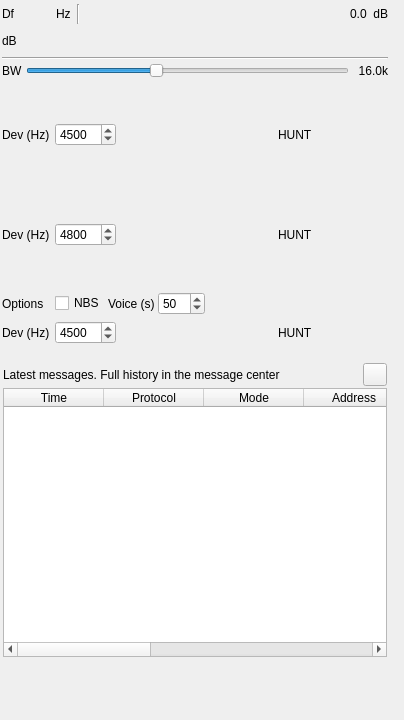
<?xml version="1.0" encoding="UTF-8"?>
<ui version="4.0">
 <class>RadioPagingDemodGUI</class>
 <widget class="RollupContents" name="RadioPagingDemodGUI">
  <property name="geometry">
   <rect>
    <x>0</x>
    <y>0</y>
    <width>404</width>
    <height>720</height>
   </rect>
  </property>
  <property name="sizePolicy">
   <sizepolicy hsizetype="Expanding" vsizetype="Expanding">
    <horstretch>0</horstretch>
    <verstretch>0</verstretch>
   </sizepolicy>
  </property>
  <property name="minimumSize">
   <size>
    <width>352</width>
    <height>0</height>
   </size>
  </property>
  <property name="font">
   <font>
    <family>Liberation Sans</family>
    <pointsize>9</pointsize>
   </font>
  </property>
  <property name="focusPolicy">
   <enum>Qt::FocusPolicy::StrongFocus</enum>
  </property>
  <property name="windowTitle">
   <string>Radio Paging Demodulator</string>
  </property>
  <widget class="QWidget" name="settingsContainer" native="true">
   <property name="geometry">
    <rect>
     <x>0</x>
     <y>0</y>
     <width>390</width>
     <height>80</height>
    </rect>
   </property>
   <property name="minimumSize">
    <size>
     <width>350</width>
     <height>0</height>
    </size>
   </property>
   <property name="windowTitle">
    <string>Settings</string>
   </property>
   <layout class="QVBoxLayout" name="verticalLayout">
    <property name="spacing">
     <number>3</number>
    </property>
    <property name="leftMargin">
     <number>2</number>
    </property>
    <property name="topMargin">
     <number>2</number>
    </property>
    <property name="rightMargin">
     <number>2</number>
    </property>
    <property name="bottomMargin">
     <number>2</number>
    </property>
    <item>
     <layout class="QHBoxLayout" name="powLayout">
      <property name="topMargin">
       <number>2</number>
      </property>
      <item>
       <widget class="QLabel" name="deltaFrequencyLabel">
        <property name="minimumSize">
         <size>
          <width>16</width>
          <height>0</height>
         </size>
        </property>
        <property name="text">
         <string>Df</string>
        </property>
       </widget>
      </item>
      <item>
       <widget class="ValueDialZ" name="deltaFrequency" native="true">
        <property name="sizePolicy">
         <sizepolicy hsizetype="Maximum" vsizetype="Maximum">
          <horstretch>0</horstretch>
          <verstretch>0</verstretch>
         </sizepolicy>
        </property>
        <property name="minimumSize">
         <size>
          <width>32</width>
          <height>16</height>
         </size>
        </property>
        <property name="font">
         <font>
          <family>Liberation Mono</family>
          <pointsize>12</pointsize>
         </font>
        </property>
        <property name="cursor">
         <cursorShape>PointingHandCursor</cursorShape>
        </property>
        <property name="focusPolicy">
         <enum>Qt::FocusPolicy::StrongFocus</enum>
        </property>
        <property name="toolTip">
         <string>Demod shift frequency from center in Hz</string>
        </property>
       </widget>
      </item>
      <item>
       <widget class="QLabel" name="deltaUnits">
        <property name="text">
         <string>Hz </string>
        </property>
       </widget>
      </item>
      <item>
       <widget class="Line" name="line">
        <property name="orientation">
         <enum>Qt::Orientation::Vertical</enum>
        </property>
       </widget>
      </item>
      <item>
       <spacer name="horizontalSpacer">
        <property name="orientation">
         <enum>Qt::Orientation::Horizontal</enum>
        </property>
        <property name="sizeHint" stdset="0">
         <size>
          <width>40</width>
          <height>20</height>
         </size>
        </property>
       </spacer>
      </item>
      <item>
       <widget class="QLabel" name="channelPower">
        <property name="toolTip">
         <string>Channel power</string>
        </property>
        <property name="layoutDirection">
         <enum>Qt::LayoutDirection::RightToLeft</enum>
        </property>
        <property name="text">
         <string>0.0</string>
        </property>
       </widget>
      </item>
      <item>
       <widget class="QLabel" name="channelPowerUnits">
        <property name="text">
         <string> dB</string>
        </property>
       </widget>
      </item>
     </layout>
    </item>
    <item>
     <layout class="QHBoxLayout" name="powerLayout">
      <item>
       <widget class="QLabel" name="channelPowerMeterUnits">
        <property name="text">
         <string>dB</string>
        </property>
       </widget>
      </item>
      <item>
       <widget class="LevelMeterSignalDB" name="channelPowerMeter" native="true">
        <property name="sizePolicy">
         <sizepolicy hsizetype="Expanding" vsizetype="MinimumExpanding">
          <horstretch>0</horstretch>
          <verstretch>0</verstretch>
         </sizepolicy>
        </property>
        <property name="minimumSize">
         <size>
          <width>0</width>
          <height>24</height>
         </size>
        </property>
        <property name="font">
         <font>
          <family>Liberation Mono</family>
          <pointsize>8</pointsize>
         </font>
        </property>
        <property name="toolTip">
         <string>Level meter (dB) top trace: average, bottom trace: instantaneous peak, tip: peak hold</string>
        </property>
       </widget>
      </item>
     </layout>
    </item>
    <item>
     <widget class="Line" name="line_2">
      <property name="orientation">
       <enum>Qt::Orientation::Horizontal</enum>
      </property>
     </widget>
    </item>
    <item>
     <layout class="QHBoxLayout" name="bwLayout">
      <item>
       <widget class="QLabel" name="rfBWLabel">
        <property name="text">
         <string>BW</string>
        </property>
       </widget>
      </item>
      <item>
       <widget class="QSlider" name="rfBW">
        <property name="toolTip">
         <string>Channel bandwidth. Each protocol filters further to its own bandwidth</string>
        </property>
        <property name="minimum">
         <number>100</number>
        </property>
        <property name="maximum">
         <number>250</number>
        </property>
        <property name="pageStep">
         <number>1</number>
        </property>
        <property name="value">
         <number>160</number>
        </property>
        <property name="orientation">
         <enum>Qt::Orientation::Horizontal</enum>
        </property>
       </widget>
      </item>
      <item>
       <widget class="QLabel" name="rfBWText">
        <property name="minimumSize">
         <size>
          <width>36</width>
          <height>0</height>
         </size>
        </property>
        <property name="text">
         <string>16.0k</string>
        </property>
        <property name="alignment">
         <set>Qt::AlignmentFlag::AlignRight|Qt::AlignmentFlag::AlignTrailing|Qt::AlignmentFlag::AlignVCenter</set>
        </property>
       </widget>
      </item>
     </layout>
    </item>
   </layout>
  </widget>
  <widget class="QWidget" name="pocsagContainer" native="true">
   <property name="geometry">
    <rect>
     <x>0</x>
     <y>90</y>
     <width>390</width>
     <height>90</height>
    </rect>
   </property>
   <property name="minimumSize">
    <size>
     <width>350</width>
     <height>0</height>
    </size>
   </property>
   <property name="windowTitle">
    <string>POCSAG</string>
   </property>
   <layout class="QVBoxLayout" name="pocsagVerticalLayout">
    <property name="spacing">
     <number>3</number>
    </property>
    <property name="leftMargin">
     <number>2</number>
    </property>
    <property name="topMargin">
     <number>2</number>
    </property>
    <property name="rightMargin">
     <number>2</number>
    </property>
    <property name="bottomMargin">
     <number>2</number>
    </property>
    <item>
     <layout class="QHBoxLayout" name="pocsagDeviationLayout">
      <item>
       <widget class="QLabel" name="pocsagDeviationLabel">
        <property name="minimumSize">
         <size>
          <width>50</width>
          <height>0</height>
         </size>
        </property>
        <property name="text">
         <string>Dev (Hz)</string>
        </property>
       </widget>
      </item>
      <item>
       <widget class="QSpinBox" name="pocsagDeviation">
        <property name="toolTip">
         <string>POCSAG frequency deviation in Hz</string>
        </property>
        <property name="keyboardTracking">
         <bool>false</bool>
        </property>
        <property name="minimum">
         <number>1000</number>
        </property>
        <property name="maximum">
         <number>10000</number>
        </property>
        <property name="singleStep">
         <number>100</number>
        </property>
        <property name="value">
         <number>4500</number>
        </property>
       </widget>
      </item>
      <item>
       <spacer name="pocsagSpacer">
        <property name="orientation">
         <enum>Qt::Orientation::Horizontal</enum>
        </property>
        <property name="sizeHint" stdset="0">
         <size>
          <width>20</width>
          <height>20</height>
         </size>
        </property>
       </spacer>
      </item>
      <item>
       <widget class="QLabel" name="pocsagStatus">
        <property name="minimumSize">
         <size>
          <width>110</width>
          <height>0</height>
         </size>
        </property>
        <property name="toolTip">
         <string>POCSAG streams received (speed, I for inverted) and messages</string>
        </property>
        <property name="text">
         <string>HUNT</string>
        </property>
       </widget>
      </item>
     </layout>
    </item>
   </layout>
  </widget>
  <widget class="QWidget" name="flexContainer" native="true">
   <property name="geometry">
    <rect>
     <x>0</x>
     <y>190</y>
     <width>390</width>
     <height>90</height>
    </rect>
   </property>
   <property name="minimumSize">
    <size>
     <width>350</width>
     <height>0</height>
    </size>
   </property>
   <property name="windowTitle">
    <string>FLEX</string>
   </property>
   <layout class="QVBoxLayout" name="flexVerticalLayout">
    <property name="spacing">
     <number>3</number>
    </property>
    <property name="leftMargin">
     <number>2</number>
    </property>
    <property name="topMargin">
     <number>2</number>
    </property>
    <property name="rightMargin">
     <number>2</number>
    </property>
    <property name="bottomMargin">
     <number>2</number>
    </property>
    <item>
     <layout class="QHBoxLayout" name="flexDeviationLayout">
      <item>
       <widget class="QLabel" name="flexDeviationLabel">
        <property name="minimumSize">
         <size>
          <width>50</width>
          <height>0</height>
         </size>
        </property>
        <property name="text">
         <string>Dev (Hz)</string>
        </property>
       </widget>
      </item>
      <item>
       <widget class="QSpinBox" name="flexDeviation">
        <property name="toolTip">
         <string>FLEX outer symbol frequency deviation in Hz</string>
        </property>
        <property name="keyboardTracking">
         <bool>false</bool>
        </property>
        <property name="minimum">
         <number>1000</number>
        </property>
        <property name="maximum">
         <number>10000</number>
        </property>
        <property name="singleStep">
         <number>100</number>
        </property>
        <property name="value">
         <number>4800</number>
        </property>
       </widget>
      </item>
      <item>
       <spacer name="flexSpacer">
        <property name="orientation">
         <enum>Qt::Orientation::Horizontal</enum>
        </property>
        <property name="sizeHint" stdset="0">
         <size>
          <width>20</width>
          <height>20</height>
         </size>
        </property>
       </spacer>
      </item>
      <item>
       <widget class="QLabel" name="flexStatus">
        <property name="minimumSize">
         <size>
          <width>110</width>
          <height>0</height>
         </size>
        </property>
        <property name="toolTip">
         <string>FLEX stream received (mode, I for inverted) and messages</string>
        </property>
        <property name="text">
         <string>HUNT</string>
        </property>
       </widget>
      </item>
     </layout>
    </item>
   </layout>
  </widget>
  <widget class="QWidget" name="gscContainer" native="true">
   <property name="geometry">
    <rect>
     <x>0</x>
     <y>290</y>
     <width>390</width>
     <height>60</height>
    </rect>
   </property>
   <property name="minimumSize">
    <size>
     <width>350</width>
     <height>0</height>
    </size>
   </property>
   <property name="windowTitle">
    <string>GSC</string>
   </property>
   <layout class="QVBoxLayout" name="gscVerticalLayout">
    <property name="spacing">
     <number>3</number>
    </property>
    <property name="leftMargin">
     <number>2</number>
    </property>
    <property name="topMargin">
     <number>2</number>
    </property>
    <property name="rightMargin">
     <number>2</number>
    </property>
    <property name="bottomMargin">
     <number>2</number>
    </property>
    <item>
     <layout class="QHBoxLayout" name="gscLayout">
      <item>
       <widget class="QLabel" name="gscLabel">
        <property name="minimumSize">
         <size>
          <width>50</width>
          <height>0</height>
         </size>
        </property>
        <property name="text">
         <string>Options</string>
        </property>
       </widget>
      </item>
      <item>
       <widget class="QCheckBox" name="gscNonBatterySaver">
        <property name="toolTip">
         <string>Also decode non battery saver transmissions (1100 pattern instead of a preamble)</string>
        </property>
        <property name="text">
         <string>NBS</string>
        </property>
       </widget>
      </item>
      <item>
       <widget class="QLabel" name="gscVoiceTimeoutLabel">
        <property name="text">
         <string>Voice (s)</string>
        </property>
       </widget>
      </item>
      <item>
       <widget class="QSpinBox" name="gscVoiceTimeout">
        <property name="toolTip">
         <string>Longest voice message in seconds: the voice state ends after this time if no turn off code is received</string>
        </property>
        <property name="keyboardTracking">
         <bool>false</bool>
        </property>
        <property name="minimum">
         <number>1</number>
        </property>
        <property name="maximum">
         <number>300</number>
        </property>
        <property name="value">
         <number>50</number>
        </property>
       </widget>
      </item>
      <item>
       <spacer name="gscSpacer">
        <property name="orientation">
         <enum>Qt::Orientation::Horizontal</enum>
        </property>
        <property name="sizeHint" stdset="0">
         <size>
          <width>20</width>
          <height>20</height>
         </size>
        </property>
       </spacer>
      </item>
     </layout>
    </item>
    <item>
     <layout class="QHBoxLayout" name="gscDeviationLayout">
      <item>
       <widget class="QLabel" name="gscDeviationLabel">
        <property name="minimumSize">
         <size>
          <width>50</width>
          <height>0</height>
         </size>
        </property>
        <property name="text">
         <string>Dev (Hz)</string>
        </property>
       </widget>
      </item>
      <item>
       <widget class="QSpinBox" name="gscDeviation">
        <property name="toolTip">
         <string>GSC frequency deviation in Hz</string>
        </property>
        <property name="keyboardTracking">
         <bool>false</bool>
        </property>
        <property name="minimum">
         <number>1000</number>
        </property>
        <property name="maximum">
         <number>10000</number>
        </property>
        <property name="singleStep">
         <number>100</number>
        </property>
        <property name="value">
         <number>4500</number>
        </property>
       </widget>
      </item>
      <item>
       <spacer name="gscDeviationSpacer">
        <property name="orientation">
         <enum>Qt::Orientation::Horizontal</enum>
        </property>
        <property name="sizeHint" stdset="0">
         <size>
          <width>20</width>
          <height>20</height>
         </size>
        </property>
       </spacer>
      </item>
      <item>
       <widget class="QLabel" name="gscStatus">
        <property name="minimumSize">
         <size>
          <width>110</width>
          <height>0</height>
         </size>
        </property>
        <property name="toolTip">
         <string>GSC stream received (I for inverted) and messages</string>
        </property>
        <property name="text">
         <string>HUNT</string>
        </property>
       </widget>
      </item>
     </layout>
    </item>
   </layout>
  </widget>
  <widget class="QWidget" name="messageContainer" native="true">
   <property name="geometry">
    <rect>
     <x>0</x>
     <y>360</y>
     <width>390</width>
     <height>300</height>
    </rect>
   </property>
   <property name="sizePolicy">
    <sizepolicy hsizetype="Expanding" vsizetype="Expanding">
     <horstretch>0</horstretch>
     <verstretch>0</verstretch>
    </sizepolicy>
   </property>
   <property name="windowTitle">
    <string>Received messages</string>
   </property>
   <layout class="QVBoxLayout" name="verticalLayoutMessages">
    <property name="spacing">
     <number>2</number>
    </property>
    <property name="leftMargin">
     <number>3</number>
    </property>
    <property name="topMargin">
     <number>3</number>
    </property>
    <property name="rightMargin">
     <number>3</number>
    </property>
    <property name="bottomMargin">
     <number>3</number>
    </property>
    <item>
     <layout class="QHBoxLayout" name="messagesToolsLayout">
      <item>
       <widget class="QLabel" name="messagesInfo">
        <property name="text">
         <string>Latest messages. Full history in the message center</string>
        </property>
       </widget>
      </item>
      <item>
       <spacer name="messagesSpacer">
        <property name="orientation">
         <enum>Qt::Orientation::Horizontal</enum>
        </property>
        <property name="sizeHint" stdset="0">
         <size>
          <width>20</width>
          <height>20</height>
         </size>
        </property>
       </spacer>
      </item>
      <item>
       <widget class="QToolButton" name="clearTable">
        <property name="toolTip">
         <string>Clear messages from table</string>
        </property>
        <property name="text">
         <string/>
        </property>
        <property name="icon">
         <iconset resource="../../../sdrgui/resources/res.qrc">
          <normaloff>:/bin.png</normaloff>:/bin.png</iconset>
        </property>
       </widget>
      </item>
     </layout>
    </item>
    <item>
     <widget class="QTableWidget" name="messages">
      <property name="toolTip">
       <string>Received messages, newest first</string>
      </property>
      <property name="editTriggers">
       <set>QAbstractItemView::EditTrigger::NoEditTriggers</set>
      </property>
      <property name="selectionBehavior">
       <enum>QAbstractItemView::SelectionBehavior::SelectRows</enum>
      </property>
      <column>
       <property name="text">
        <string>Time</string>
       </property>
      </column>
      <column>
       <property name="text">
        <string>Protocol</string>
       </property>
      </column>
      <column>
       <property name="text">
        <string>Mode</string>
       </property>
      </column>
      <column>
       <property name="text">
        <string>Address</string>
       </property>
      </column>
      <column>
       <property name="text">
        <string>Pol</string>
       </property>
      </column>
      <column>
       <property name="text">
        <string>Type</string>
       </property>
      </column>
      <column>
       <property name="text">
        <string>Message</string>
       </property>
      </column>
      <column>
       <property name="text">
        <string>Errors</string>
       </property>
      </column>
     </widget>
    </item>
   </layout>
  </widget>
 </widget>
 <customwidgets>
  <customwidget>
   <class>RollupContents</class>
   <extends>QWidget</extends>
   <header>gui/rollupcontents.h</header>
   <container>1</container>
  </customwidget>
  <customwidget>
   <class>ValueDialZ</class>
   <extends>QWidget</extends>
   <header>gui/valuedialz.h</header>
   <container>1</container>
  </customwidget>
  <customwidget>
   <class>LevelMeterSignalDB</class>
   <extends>QWidget</extends>
   <header>gui/levelmeter.h</header>
   <container>1</container>
  </customwidget>
 </customwidgets>
 <resources>
  <include location="../../../sdrgui/resources/res.qrc"/>
 </resources>
 <connections/>
</ui>
